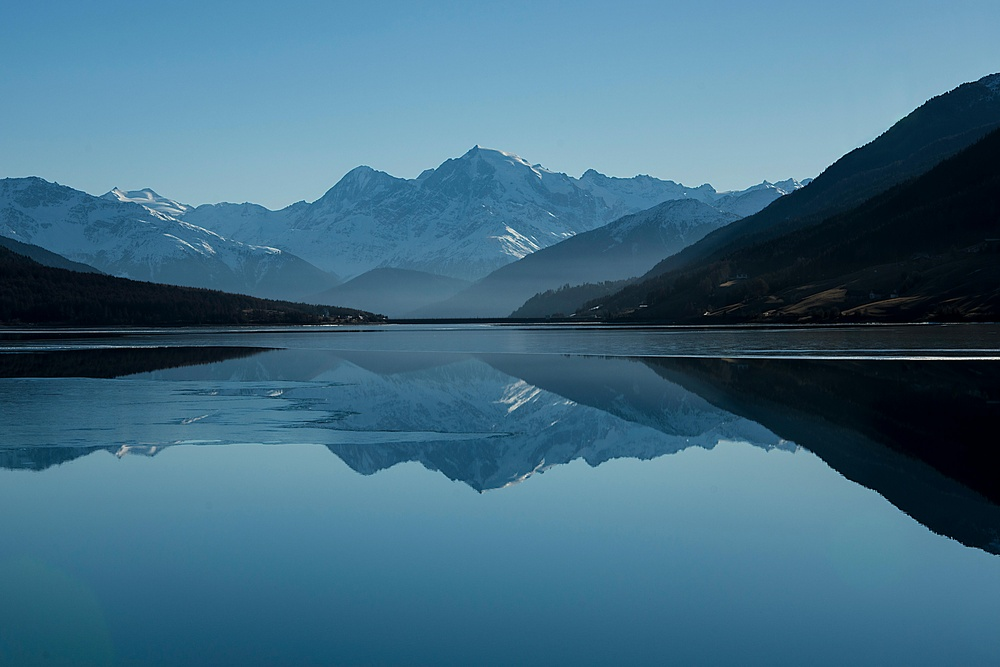
#> input picture image.jpg, 1000 x 667 px, shrunk from 6000 x 4000 before the run, found by its file name
$ jupyter execute Exp10.ipynb
#> lines starting #> are read from the running program, lines starting #| are printed output that depends on the picture
[cell 1]
import cv2
import numpy as np
import matplotlib.pyplot as plt
from skimage.util import random_noise
from skimage.metrics import peak_signal_noise_ratio as psnr, mean_squared_error as mse

def add_noise(image, noise_type="salt_pepper", amount=0.02):
    if noise_type == "salt_pepper":
        noisy_image = random_noise(image, mode='s&p', amount=amount)
    elif noise_type == "gaussian":
        noisy_image = random_noise(image, mode='gaussian', var=0.01)
    else:
        raise ValueError("Unsupported noise type")
    return (noisy_image * 255).astype(np.uint8)

def apply_filters(noisy_image):
    mean_filtered = cv2.blur(noisy_image, (3, 3))
    median_filtered = cv2.medianBlur(noisy_image, 3)
    gaussian_filtered = cv2.GaussianBlur(noisy_image, (3, 3), 0)
    return mean_filtered, median_filtered, gaussian_filtered

def evaluate_performance(original, denoised):
    mse_value = mse(original, denoised)
    psnr_value = psnr(original, denoised, data_range=255)
    return mse_value, psnr_value

# Load grayscale image
image = cv2.imread('C:\\Users\\Student\\Documents\\Img processing\\image.jpg', cv2.IMREAD_GRAYSCALE)
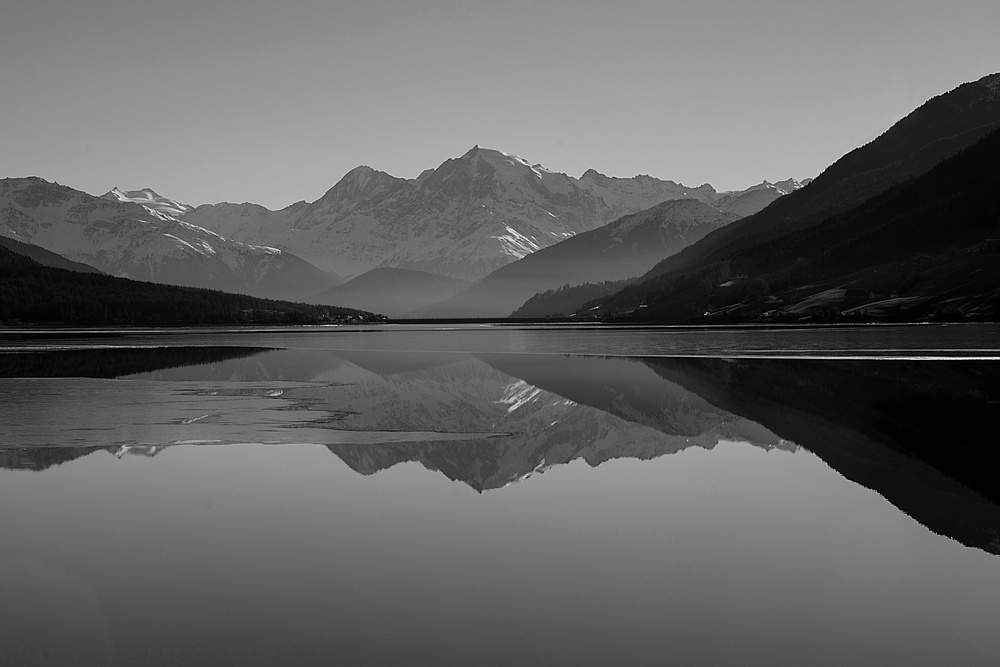
#> image: shape (667, 1000); min 0, max 255, mean 98

if image is None:
    raise FileNotFoundError("Image not found. Make sure 'image.jpg' exists in the directory.")

# Add noise to the image
noisy_image = add_noise(image, "salt_pepper")

# Apply filters
mean_filtered, median_filtered, gaussian_filtered = apply_filters(noisy_image)

# Compute performance metrics
filters = {"Mean": mean_filtered, "Median": median_filtered, "Gaussian": gaussian_filtered}
for name, filtered_img in filters.items():
    mse_val, psnr_val = evaluate_performance(image, filtered_img)
    print(f"{name} Filter - MSE: {mse_val:.2f}, PSNR: {psnr_val:.2f} dB")
#> this loop made 3 passes
#> (name, mse_value in evaluate_performance, psnr_value in evaluate_performance, mse_val, psnr_val) on passes 1 to 3: ('Mean', 79.5, 29.13, 79.5, 29.13), ('Median', 24.6, 34.22, 24.6, 34.22), ('Gaussian', 78.04, 29.21, 78.04, 29.21)
#| Mean Filter - MSE: 79.50, PSNR: 29.13 dB
#| Median Filter - MSE: 24.60, PSNR: 34.22 dB
#| Gaussian Filter - MSE: 78.04, PSNR: 29.21 dB

# Display results
fig, axes = plt.subplots(1, 5, figsize=(15, 5))
axes[0].imshow(image, cmap='gray'); axes[0].set_title("Original")
axes[1].imshow(noisy_image, cmap='gray'); axes[1].set_title("Noisy")
axes[2].imshow(mean_filtered, cmap='gray'); axes[2].set_title("Mean Filter")
axes[3].imshow(median_filtered, cmap='gray'); axes[3].set_title("Median Filter")
axes[4].imshow(gaussian_filtered, cmap='gray'); axes[4].set_title("Gaussian Filter")

for ax in axes:
    ax.axis('off')

plt.show()
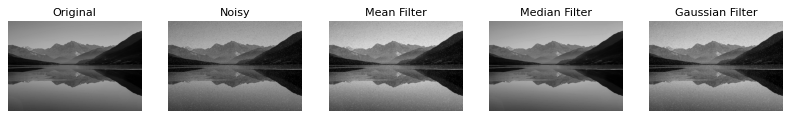
#> figure drawn by matplotlib, 5 panels
